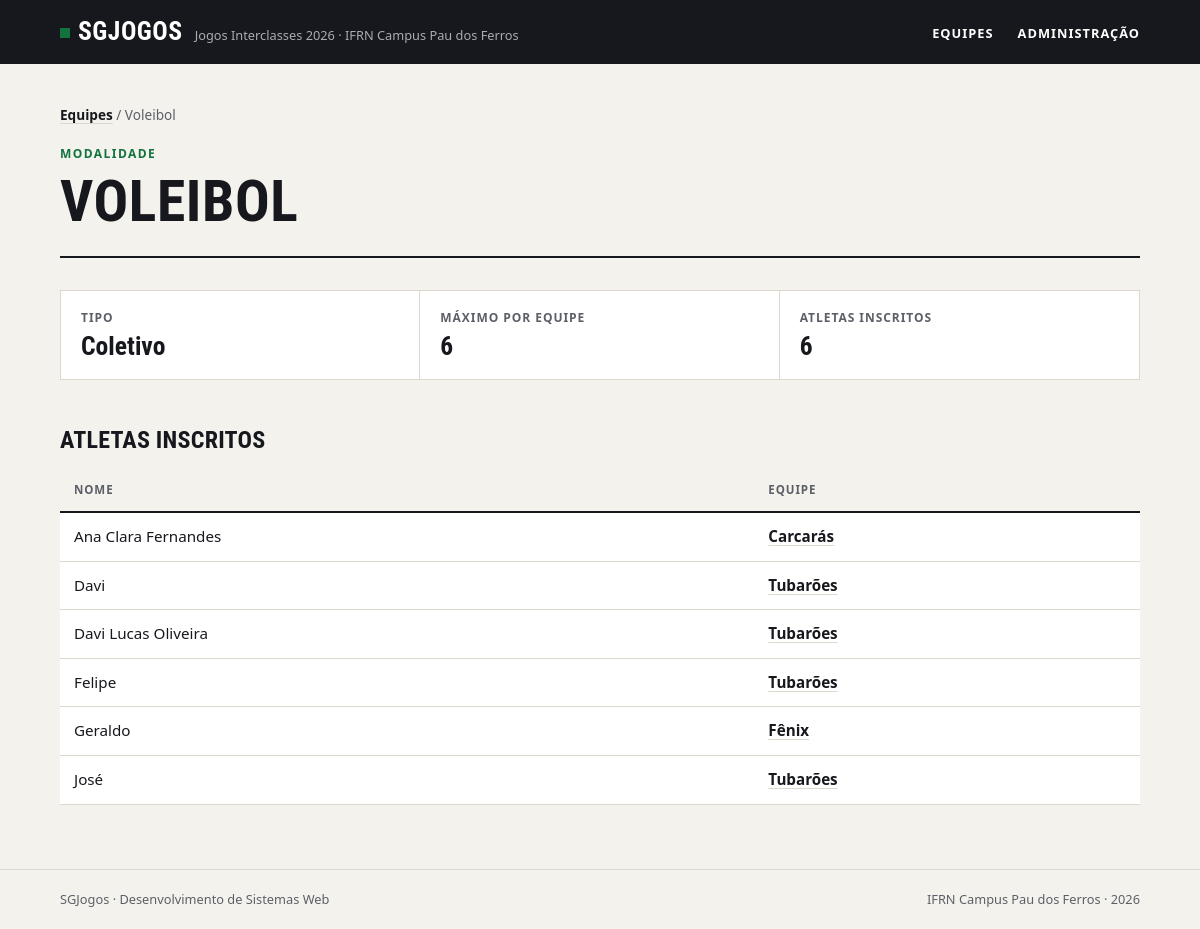
Screenshot of /modalidades/3/ with the database file from the repository.
### jogos/models.py (models this page shows)
class Modalidade(models.Model):
    class Tipo(models.TextChoices):
        COLETIVO = 'coletivo'
        INDIVIDUAL = 'individual'
    nome = models.CharField(max_length=50, unique=True)
    tipo = models.CharField(choices=Tipo)
    max_atletas = models.PositiveIntegerField()
    class Meta:
        verbose_name = 'Modalidade'
        verbose_name_plural = 'Modalidades'
        ordering = ['nome']
    def __str__(self):
        return self.nome

class Atleta(models.Model):
    nome = models.CharField(max_length=50)
    matricula = models.CharField(max_length=50, unique=True)
    data_nascimento = models.DateField()
    equipe = models.ForeignKey("Equipe", on_delete=models.PROTECT, related_name='atletas')
    modalidades = models.ManyToManyField("Modalidade", null=True, blank=True, related_name='atletas')
    class Meta:
        verbose_name = 'Atleta'
        verbose_name_plural = 'Atletas'
        ordering = ['nome']
    def __str__(self):
        return self.nome

class Equipe(models.Model):
    nome = models.CharField(max_length=50, unique=True)
    curso = models.CharField(max_length=50)
    cor = models.CharField(max_length=50)
    criada_em = models.DateField(auto_now_add=True)
    class Meta:
        verbose_name = 'Equipe'
        verbose_name_plural = 'Equipes'
        ordering = ['nome']
    def __str__(self):
        return self.nome

### jogos/views.py (the view)
# urls.py: path('modalidades/<int:id>/', modalidade, name="modalidade")
def modalidade(request, id):
    modalidade = get_object_or_404(
        Modalidade,
        id=id
    )
    return render(request, "jogos/modalidade.html", {'modalidade': modalidade})

### jogos/templates/jogos/modalidade.html (shortened to what this page needs)
{% extends "base.html" %}
{% block main %}
        <nav class="trilha"><a href="{% url "jogos:index" %}">Equipes</a> / {{modalidade}}</nav>
        <header class="topo">
            <span class="sobretitulo">Modalidade</span>
            <h1>{{modalidade}}</h1>
        </header>
        <dl class="numeros">
            <div>
                <dt>Tipo</dt>
                <dd>{{modalidade.tipo}}</dd>
            </div>
            <div>
                <dt>Máximo por equipe</dt>
                <dd>{{modalidade.max_atletas}}</dd>
            </div>
            <div>
                <dt>Atletas inscritos</dt>
                <dd>{{modalidade.atletas.count}}</dd>
            </div>
        </dl>
        <h2>Atletas inscritos</h2>
        <div class="tabela">
            <table>
                <thead>
                    <tr>
                        <th>Nome</th>
                        <th>Equipe</th>
                    </tr>
                </thead>
                <tbody>
                    {% for atleta in modalidade.atletas.all %}
                        <tr>
                            <td>{{atleta}}</td>
                            <td><a href="{% url "jogos:equipe" atleta.equipe.id %}">{{atleta.equipe}}</a></td>
                        </tr>
                    {% empty %}
                        <tr><td class="vazio" colspan="2">Nenhum atleta inscrito nesta modalidade.</td></tr>
                    {% endfor %}
                </tbody>
            </table>
        </div>
{% endblock main %}

### jogos/static/css/style.css (style rules this page uses)
:root { --papel: #f4f2ed; --branco: #ffffff; --tinta: #16181d; --tinta-suave: #5c5f67; --linha: #dcd8ce; --verde: #12733f; --verde-claro: #e2efe6; --fonte-texto: system-ui, -apple-system, "Segoe UI", Roboto, Ubuntu, "Helvetica Neue", Arial, sans-serif; --fonte-titulo: "Bahnschrift SemiCondensed", "Bahnschrift", "Avenir Next Condensed", "Roboto Condensed", "Ubuntu Condensed", "Arial Narrow", var(--fonte-texto); }
*, *::before, *::after { box-sizing: border-box; }
* { margin: 0; padding: 0; }
body { min-height: 100vh; display: flex; flex-direction: column; background: var(--papel); color: var(--tinta); font-family: var(--fonte-texto); font-size: 1rem; line-height: 1.55; -webkit-font-smoothing: antialiased; }
a { color: inherit; }
h1, h2, h3 { font-family: var(--fonte-titulo); font-stretch: condensed; font-weight: 700; line-height: 1.05; text-transform: uppercase; letter-spacing: 0.01em; }
.topo { padding-bottom: 24px; margin-bottom: 32px; border-bottom: 2px solid var(--tinta); }
.sobretitulo { display: block; margin-bottom: 8px; color: var(--verde); font-size: 0.75rem; font-weight: 700; letter-spacing: 0.12em; text-transform: uppercase; }
h1 { font-size: clamp(2.2rem, 6vw, 3.6rem); }
h2 { margin: 48px 0 16px; font-size: 1.5rem; }
.trilha { margin-bottom: 20px; color: var(--tinta-suave); font-size: 0.85rem; }
.trilha a { color: var(--tinta); font-weight: 600; text-decoration-color: var(--linha); text-underline-offset: 3px; }
.numeros { display: grid; grid-template-columns: repeat(auto-fit, minmax(180px, 1fr)); border: 1px solid var(--linha); background: var(--branco); }
.numeros div { padding: 18px 20px; border-right: 1px solid var(--linha); }
.numeros div:last-child { border-right: none; }
.numeros dt { color: var(--tinta-suave); font-size: 0.75rem; font-weight: 700; letter-spacing: 0.08em; text-transform: uppercase; }
.numeros dd { margin-top: 4px; font-family: var(--fonte-titulo); font-stretch: condensed; font-size: 1.6rem; font-weight: 700; line-height: 1.15; font-variant-numeric: tabular-nums; overflow-wrap: anywhere; }
.tabela { overflow-x: auto; }
table { width: 100%; border-collapse: collapse; background: var(--branco); font-size: 0.95rem; font-variant-numeric: tabular-nums; }
th, td { padding: 12px 14px; border-bottom: 1px solid var(--linha); text-align: left; vertical-align: top; }
th { border-bottom: 2px solid var(--tinta); background: var(--papel); color: var(--tinta-suave); font-size: 0.72rem; font-weight: 700; letter-spacing: 0.08em; text-transform: uppercase; }
td a { font-weight: 600; text-decoration-color: var(--linha); text-underline-offset: 3px; }

### rows the page displays
Modalidade: nome "Voleibol", nome "VOLEIBOL", tipo "Coletivo", max_atletas "6", atletas.count "6"
Atleta: nome "Ana Clara Fernandes", equipe "Carcarás"
Atleta: nome "Davi", equipe "Tubarões"
Atleta: nome "Davi Lucas Oliveira", equipe "Tubarões"
Atleta: nome "Felipe", equipe "Tubarões"
Atleta: nome "Geraldo", equipe "Fênix"
Atleta: nome "José", equipe "Tubarões"
